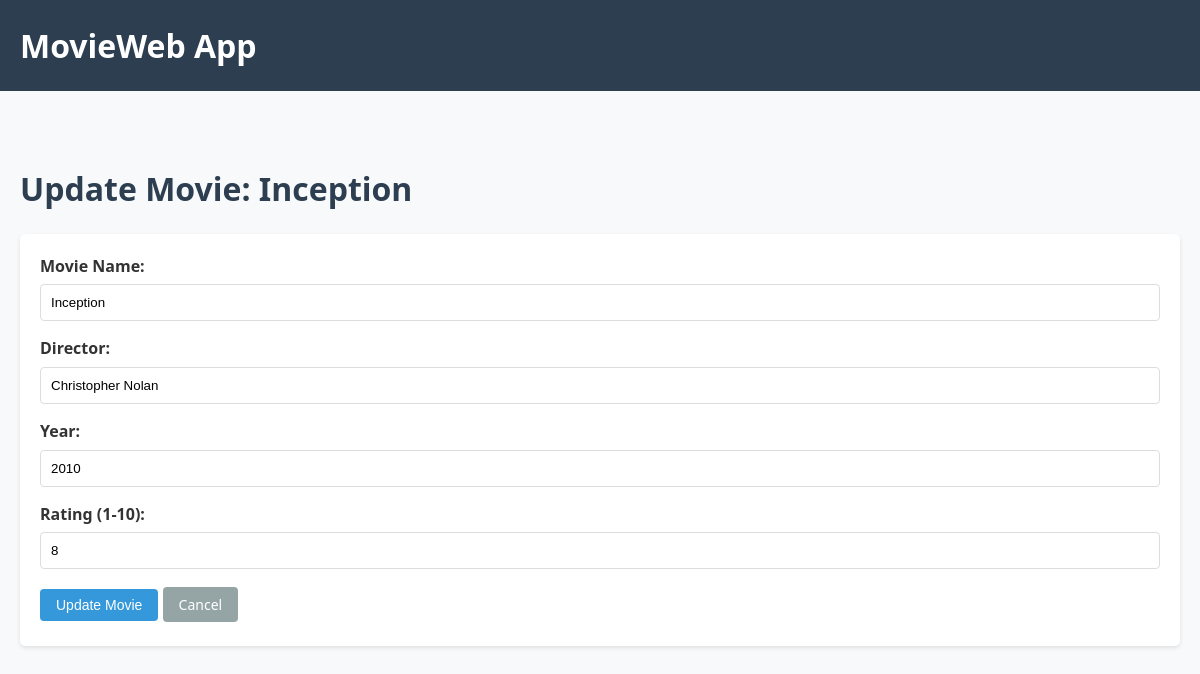
/users/1/update_movie/2, run on the app's committed database.
### backend/datamanager/data_models.py (models this page shows, shortened)
class Movie(db.Model):
    id = db.Column(db.Integer, primary_key=True, autoincrement=True)
    name = db.Column(db.String(50), unique=True, nullable=False)
    director = db.Column(db.String(50), nullable=False)
    year = db.Column(db.Integer, nullable=False)
    rating = db.Column(db.Integer, nullable=False)
    movie_users = db.relationship('UserMovie', back_populates='movie')

### app.py (the view, shortened to what this page needs)
@app.route('/users/<user_id>/update_movie/<movie_id>',
           methods=['GET', 'POST'])
def update_movie(user_id, movie_id):
    movie = Movie.query.get(movie_id)  # Fetch the movie by its ID
    if not movie:
        return f"Movie with ID {movie_id} not found.", 404
    return render_template('update_movie.html', movie=movie,
                           user_id=user_id)

### frontend/templates/update_movie.html (shortened to what this page needs)
<!DOCTYPE html>
<html lang="en">
<head>
    <link rel="stylesheet" href="{{ url_for('static', filename='style.css') }}">
</head>
<body>
    <header>
        <h1>MovieWeb App</h1>
    </header>
    <div class="container">
        <h1>Update Movie: {{ movie.name }}</h1>
        <form method="POST">
            <label for="name">Movie Name:</label>
            <input type="text" id="name" name="name" value="{{ movie.name }}" required>
            <label for="director">Director:</label>
            <input type="text" id="director" name="director" value="{{ movie.director }}" required>
            <label for="year">Year:</label>
            <input type="number" id="year" name="year" value="{{ movie.year }}" required>
            <label for="rating">Rating (1-10):</label>
            <input type="number" id="rating" name="rating" value="{{ movie.rating }}" min="1" max="10" required>
            <button type="submit" class="btn">Update Movie</button>
            <a href="{{ url_for('user_movies', user_id=user_id) }}" class="btn btn-secondary">Cancel</a>
        </form>
    </div>
</body>
</html>

### frontend/static/style.css (style rules this page uses)
body { font-family: 'Segoe UI', Tahoma, Geneva, Verdana, sans-serif; line-height: 1.6; color: #333; background-color: #f8f9fa; padding: 0; margin: 0; }
.container { max-width: 1200px; margin: 0 auto; padding: 20px; }
h1, h2, h3 { color: #2c3e50; margin-bottom: 20px; }
a { color: #3498db; text-decoration: none; transition: color 0.3s; }
header { background-color: #2c3e50; color: white; padding: 20px 0; margin-bottom: 30px; }
header h1 { color: white; margin: 0; padding: 0 20px; }
button, .btn { background-color: #3498db; color: white; border: none; padding: 8px 16px; border-radius: 4px; cursor: pointer; transition: background-color 0.3s; font-size: 14px; margin: 5px 0; }
.btn-secondary { background-color: #95a5a6; }
form { background: white; padding: 20px; border-radius: 5px; box-shadow: 0 2px 4px rgba(0,0,0,0.1); margin-bottom: 20px; }
label { display: block; margin-bottom: 5px; font-weight: bold; }
input[type="text"], input[type="number"], input[type="password"], input[type="email"], select, textarea { width: 100%; padding: 10px; margin-bottom: 15px; border: 1px solid #ddd; border-radius: 4px; box-sizing: border-box; }

### data on the page
Movie: name "Inception", director "Christopher Nolan", year "2010", rating "8"
